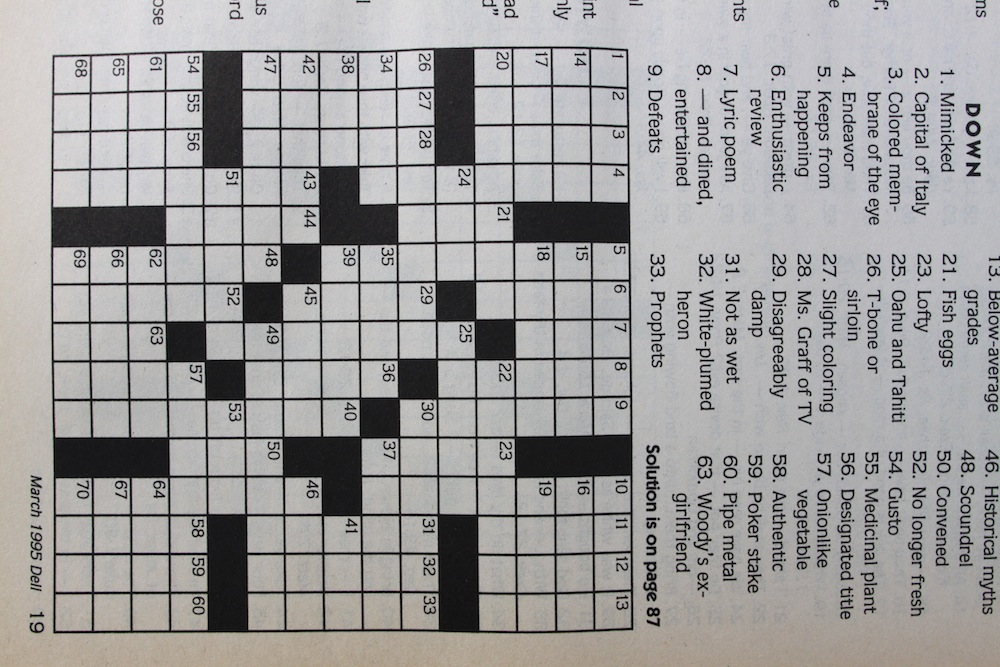
#> input picture Activity3/SampleImages/PuzzlesAndGames/puzzle1.jpg, 1000 x 667 px
$ python Milestone2_Step_One.py
#> lines starting #> are read from the running program, lines starting #| are printed output that depends on the picture
'''Identify corners with directions'''

import cv2

imgO = cv2.imread("SampleImages/PuzzlesAndGames/puzzle1.jpg")
#> imgO is the input picture: shape (667, 1000, 3); mean B, G, R 156.6, 156.8, 158.1
img1O = cv2.imread("SampleImages/PuzzlesAndGames/puzzle2.jpg")
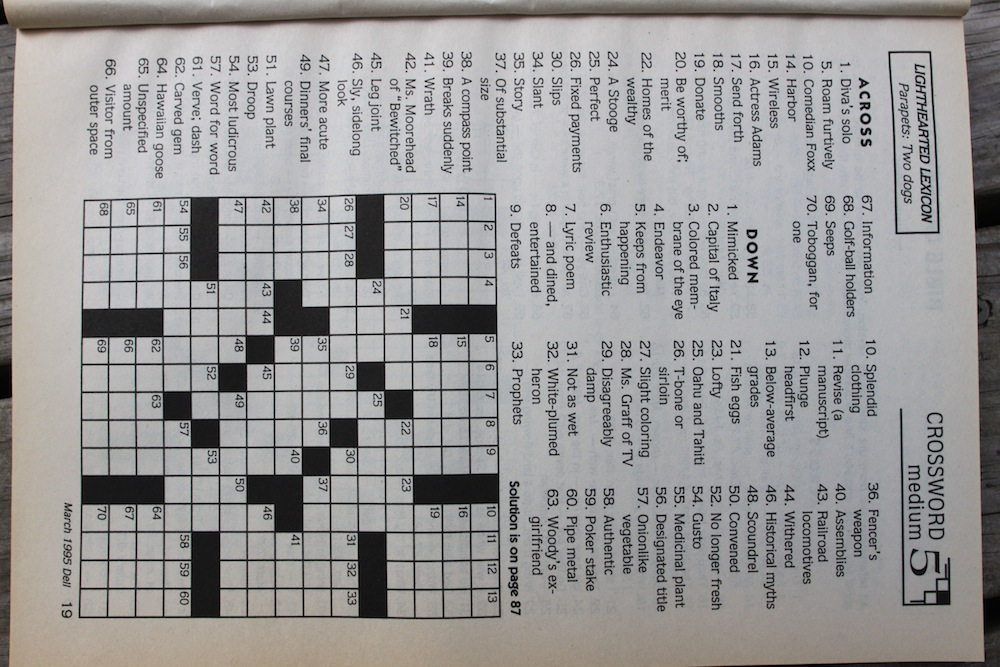
#> input picture Activity1/SampleImages/PuzzlesAndGames/puzzle2.jpg, 1000 x 667 px, found by its file name
#> img1O is the input picture: shape (667, 1000, 3); mean B, G, R 151.6, 151.8, 153


img = cv2.resize(imgO, (0,0), fx = 0.5, fy = 0.5)
img1 = cv2.resize(img1O, (0,0), fx = 0.5, fy = 0.5)


blurImg = cv2.GaussianBlur(img, (3, 5), 0)
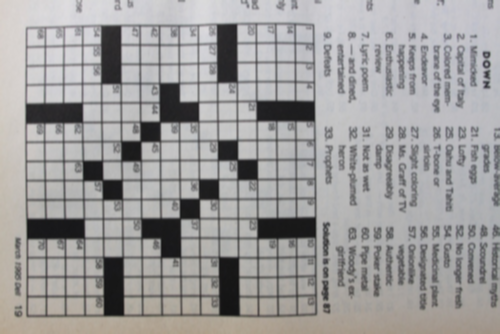
#> blurImg: shape (334, 500, 3); mean B, G, R 156.7, 156.9, 158.2
blurImg1 = cv2.GaussianBlur(img1, (3, 5), 0)
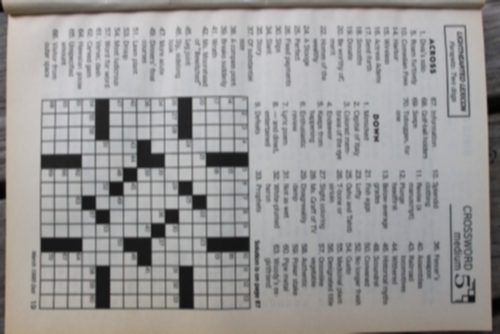
#> blurImg1: shape (334, 500, 3); mean B, G, R 151.7, 151.8, 153.1
#-------------------------------------------------------------------------------------------------------------------------------------
orb = cv2.ORB_create()

keypts, des = orb.detectAndCompute(blurImg, None)
#> keypts = 500 keypoints; strongest (x, y, size): (154, 129, 111.1), (233, 150, 111.1), (202, 204, 77.1), (152, 125, 92.6)

img_copy = blurImg.copy()
img2 = cv2.drawKeypoints(img_copy, keypts, None, (255, 0, 0), 4)
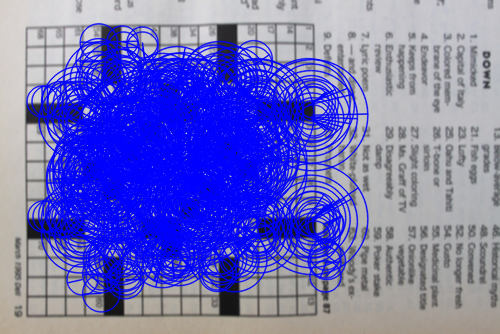
#> img2: shape (334, 500, 3); mean B, G, R 192.2, 111.4, 112.7

cv2.imshow("ORB 1", img2)

#-------------------------------------------------------------------------------------------------------------------------------------

img_copy = blurImg1.copy()
img3 = cv2.drawKeypoints(img_copy, keypts, None, (255, 0, 0), 4)
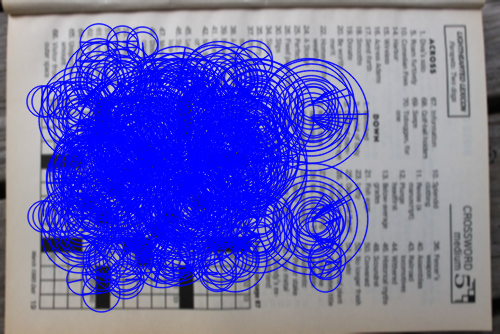
#> img3: shape (334, 500, 3); mean B, G, R 184.1, 103.7, 105.3

cv2.imshow("ORB 2", img3)

#-------------------------------------------------------------------------------------------------------------------------------------

fast = cv2.FastFeatureDetector_create()

img_copy = blurImg.copy()

keypts = fast.detect(img_copy, None)
#> keypts = 2583 keypoints; strongest (x, y, size): (239, 158, 7), (197, 197, 7), (181, 100, 7), (158, 120, 7)
img4 = cv2.drawKeypoints(img_copy, keypts, None, (255, 0, 0), 4)
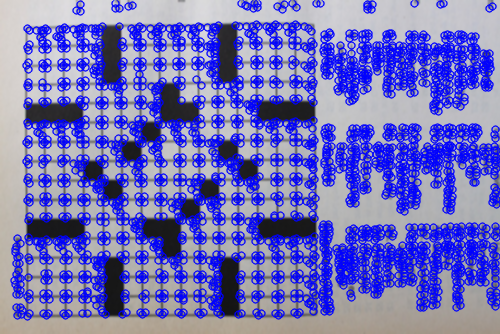
#> img4: shape (334, 500, 3); mean B, G, R 189.4, 111.7, 112.9

cv2.imshow("FAST 1", img4)

#-------------------------------------------------------------------------------------------------------------------------------------

img_copy = blurImg1.copy()

keypts = fast.detect(img_copy, None)
#> keypts = 2489 keypoints; strongest (x, y, size): (190, 98, 7), (152, 152, 7), (432, 41, 7), (377, 116, 7)
img5 = cv2.drawKeypoints(img_copy, keypts, None, (255, 0, 0), 4)
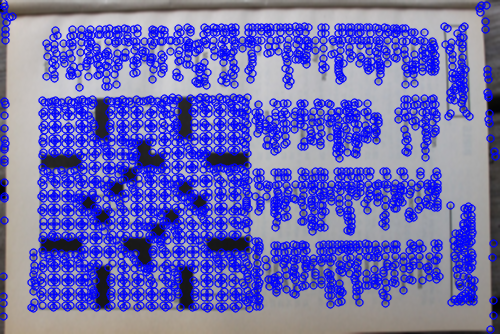
#> img5: shape (334, 500, 3); mean B, G, R 184.1, 105.1, 106.5

cv2.imshow("FAST 2", img5)


cv2.waitKey()
cv2.destroyAllWindows()
